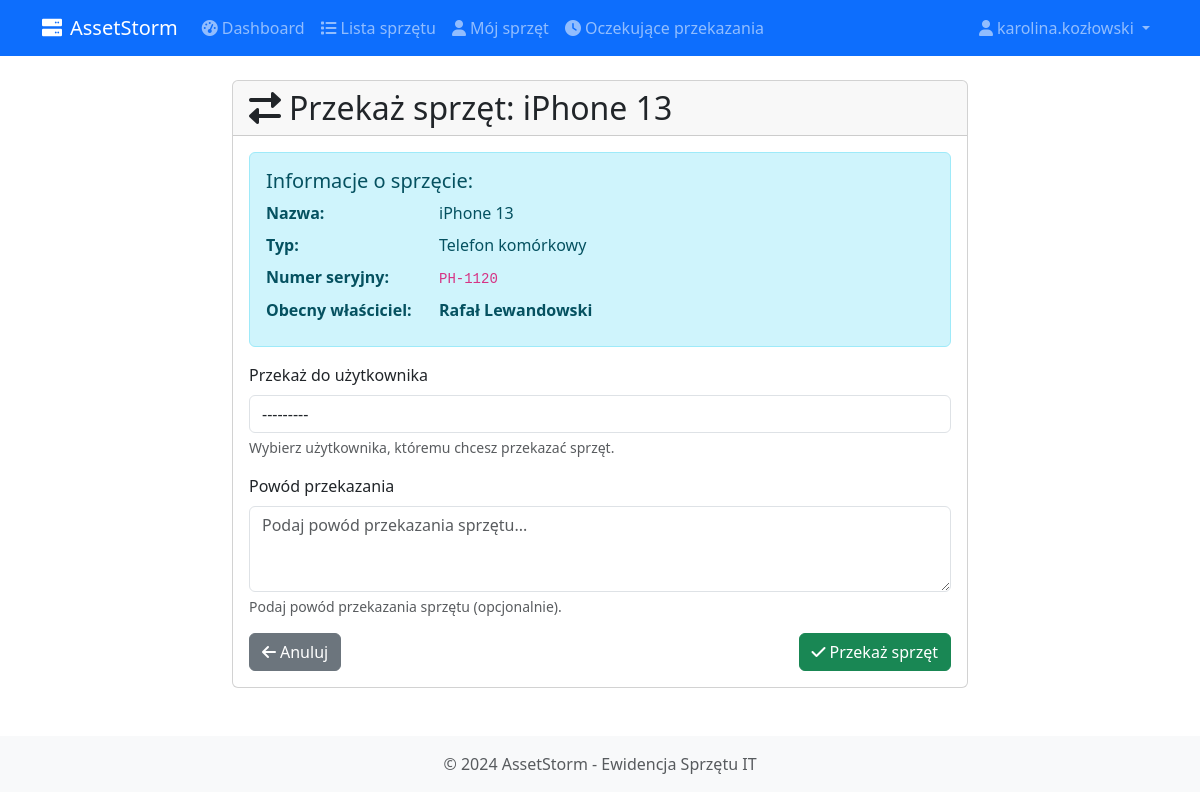
The app's page /equipment/120/transfer/ (signed in) with its own data.
### equipment/models.py (models this page shows, shortened)
class Equipment(models.Model):
    STATUS_CHOICES = [
        ('available', 'Dostępny'),
        ('in_use', 'W użyciu'),
        ('service', 'Serwis'),
        ('retired', 'Wycofany'),
    ]
    name = models.CharField('Nazwa', max_length=100)
    type = models.CharField('Typ', max_length=100)
    serial_number = models.CharField(
        'Numer seryjny', max_length=100, unique=True
    )
    invoice_number = models.CharField(
        'Numer faktury', max_length=100, blank=True, null=True
    )
    purchase_date = models.DateField('Data zakupu')
    purchase_price = models.DecimalField(
        'Cena zakupu', max_digits=10, decimal_places=2, blank=True, null=True
    )
    location = models.CharField('Lokalizacja', max_length=100)
    supplier = models.CharField('Dostawca', max_length=100, blank=True)
    warranty_end_date = models.DateField('Koniec gwarancji', blank=True, null=True)
    status = models.CharField(
        'Status', max_length=20, choices=STATUS_CHOICES, default='available'
    )
    assigned_to = models.ForeignKey(
        User,
        verbose_name='Przypisany użytkownik',
        null=True,
        blank=True,
        on_delete=models.SET_NULL,
        related_name='assigned_equipment'
    )
    notes = models.TextField('Uwagi', blank=True)
    qr_code = models.ImageField('Kod QR', upload_to='qr_codes/', blank=True, null=True)
    created_at = models.DateTimeField('Data utworzenia', auto_now_add=True)
    updated_at = models.DateTimeField('Data aktualizacji', auto_now=True)
    class Meta:
        verbose_name = 'Sprzęt'
        verbose_name_plural = 'Sprzęt'
        ordering = ['-created_at']
    def can_be_transferred(self):
        return self.status in ['available', 'in_use']

### equipment/views.py (the view)
# urls.py: path('<int:pk>/transfer/', views.equipment_transfer, name='equipment_transfer'),
@login_required
@it_staff_required
def equipment_transfer(request, pk):
    equipment = get_object_or_404(Equipment, pk=pk)
    if not can_transfer_equipment(request.user, equipment):
        messages.error(request, 'Nie możesz przekazać tego sprzętu.')
        return redirect('equipment:equipment_detail', pk=equipment.pk)
    if request.method == 'POST':
        form = EquipmentTransferForm(request.POST)
        if form.is_valid():
            transfer = form.save(commit=False)
            transfer.equipment = equipment
            transfer.from_user = equipment.assigned_to
            transfer.transferred_by = request.user
            transfer.approval_status = 'pending'  # Nowy transfer czeka na akceptację
            if not transfer.to_user:
                messages.error(request, 'Musisz wybrać użytkownika, do którego chcesz przekazać sprzęt.')
                return render(request, 'equipment/equipment_transfer.html', {
                    'form': form,
                    'equipment': equipment,
                    'title': f'Przekaż sprzęt: {equipment.name}'
                })
            transfer.save()
            to_user_name = transfer.to_user.get_full_name() or transfer.to_user.username
            messages.success(
                request,
                f'Wniosek o przekazanie sprzętu "{equipment.name}" został wysłany do użytkownika {to_user_name}. '
                f'Przekazanie zostanie zrealizowane po akceptacji przez odbiorcę.'
            )
            return redirect('equipment:equipment_detail', pk=equipment.pk)
        else:
            messages.error(request, 'Formularz zawiera błędy. Sprawdź wprowadzone dane.')
    else:
        form = EquipmentTransferForm()
    context = {
        'form': form,
        'equipment': equipment,
        'title': f'Przekaż sprzęt: {equipment.name}'
    }
    return render(request, 'equipment/equipment_transfer.html', context)

### equipment/forms.py (shortened to what this page needs)
class EquipmentTransferForm(forms.ModelForm):
    class Meta:
        model = EquipmentTransfer
        fields = ['to_user', 'reason']
        widgets = {
            'to_user': forms.Select(attrs={'class': 'form-control'}),
            'reason': forms.Textarea(
                attrs={'class': 'form-control', 'rows': 3,
                       'placeholder': 'Podaj powód przekazania sprzętu...'}
            ),
        }
    def __init__(self, *args, **kwargs):
        super().__init__(*args, **kwargs)
        self.fields['to_user'].queryset = User.objects.filter(is_active=True)
        self.fields['to_user'].label = 'Przekaż do użytkownika'
        self.fields['to_user'].required = True
        self.fields['reason'].label = 'Powód przekazania'

### equipment/templates/equipment/equipment_transfer.html (shortened to what this page needs)
{% extends 'equipment/base.html' %}
{% block content %}
<div class="row justify-content-center">
    <div class="col-md-8">
        <div class="card">
            <div class="card-header">
                <h2 class="mb-0">
                    <i class="fas fa-exchange-alt me-2"></i>{{ title }}
                </h2>
            </div>
            <div class="card-body">
                <div class="alert alert-info">
                    <h5 class="alert-heading">Informacje o sprzęcie:</h5>
                    <dl class="row mb-0">
                        <dt class="col-sm-3">Nazwa:</dt>
                        <dd class="col-sm-9">{{ equipment.name }}</dd>
                        <dt class="col-sm-3">Typ:</dt>
                        <dd class="col-sm-9">{{ equipment.type }}</dd>
                        <dt class="col-sm-3">Numer seryjny:</dt>
                        <dd class="col-sm-9"><code>{{ equipment.serial_number }}</code></dd>
                        <dt class="col-sm-3">Obecny właściciel:</dt>
                        <dd class="col-sm-9">
                            {% if equipment.assigned_to %}
                                <strong>{{ equipment.assigned_to.get_full_name|default:equipment.assigned_to.username }}</strong>
                            {% else %}
                                <span class="text-muted">Nie przypisany</span>
                            {% endif %}
                        </dd>
                    </dl>
                </div>
                <form method="post">
                    <div class="mb-3">
                        <label for="{{ form.to_user.id_for_label }}" class="form-label">
                            {{ form.to_user.label }}
                        </label>
                        {{ form.to_user }}
                        <div class="form-text">Wybierz użytkownika, któremu chcesz przekazać sprzęt.</div>
                    </div>
                    <div class="mb-3">
                        <label for="{{ form.reason.id_for_label }}" class="form-label">
                            {{ form.reason.label }}
                        </label>
                        {{ form.reason }}
                        <div class="form-text">Podaj powód przekazania sprzętu (opcjonalnie).</div>
                    </div>
                    <div class="d-flex justify-content-between">
                        <a href="{% url 'equipment:equipment_detail' equipment.pk %}" class="btn btn-secondary">
                            <i class="fas fa-arrow-left me-1"></i>Anuluj
                        </a>
                        <button type="submit" class="btn btn-success">
                            <i class="fas fa-check me-1"></i>Przekaż sprzęt
                        </button>
                    </div>
                </form>
            </div>
        </div>
    </div>
</div>
{% endblock %}

### equipment/templates/equipment/base.html (shortened to what this page needs)
<!DOCTYPE html>
<html lang="pl">
<head>
    <link href="https://cdn.jsdelivr.net/npm/bootstrap@5.3.0/dist/css/bootstrap.min.css" rel="stylesheet">
    <link href="https://cdnjs.cloudflare.com/ajax/libs/font-awesome/6.0.0/css/all.min.css" rel="stylesheet">
</head>
<body>
    <nav class="navbar navbar-expand-lg navbar-dark bg-primary">
        <div class="container">
            <a class="navbar-brand" href="{% url 'equipment:equipment_list' %}">
                <i class="fas fa-server me-2"></i>AssetStorm
            </a>
            <div class="collapse navbar-collapse" id="navbarNav">
                <ul class="navbar-nav me-auto">
                    {% if user.is_authenticated %}
                        <li class="nav-item">
                            <a class="nav-link" href="{% url 'equipment:dashboard' %}">
                                <i class="fas fa-tachometer-alt me-1"></i>Dashboard
                            </a>
                        </li>
                        <li class="nav-item">
                            <a class="nav-link" href="{% url 'equipment:equipment_list' %}">
                                <i class="fas fa-list me-1"></i>Lista sprzętu
                            </a>
                        </li>
                        <li class="nav-item">
                            <a class="nav-link" href="{% url 'equipment:my_equipment' %}">
                                <i class="fas fa-user me-1"></i>Mój sprzęt
                            </a>
                        </li>
                        <li class="nav-item">
                            <a class="nav-link" href="{% url 'equipment:pending_transfers' %}">
                                <i class="fas fa-clock me-1"></i>Oczekujące przekazania
                            </a>
                        </li>
                    {% endif %}
                </ul>
                <ul class="navbar-nav">
                    {% if user.is_authenticated %}
                        <li class="nav-item dropdown">
                            <a class="nav-link dropdown-toggle" href="#" id="navbarDropdown" role="button" data-bs-toggle="dropdown">
                                <i class="fas fa-user me-1"></i>{{ user.username }}
                            </a>
                        </li>
                    {% else %}
                        <li class="nav-item">
                            <a class="nav-link" href="{% url 'equipment:login' %}">
                                <i class="fas fa-sign-in-alt me-1"></i>Zaloguj
                            </a>
                        </li>
                    {% endif %}
                </ul>
            </div>
        </div>
    </nav>
    <main class="container mt-4">
        {% block content %}
        {% endblock %}
    </main>
    <footer class="bg-light mt-5 py-3">
        <div class="container text-center">
            <p class="text-muted mb-0">&copy; 2024 AssetStorm - Ewidencja Sprzętu IT</p>
        </div>
    </footer>
</body>
</html>

### records on screen
Equipment: name "iPhone 13", type "Telefon komórkowy", serial_number "PH-1120", assigned_to.get_full_name "Rafał Lewandowski"

### other values on screen
{{ user.username }} "karolina.kozłowski"
{{ title }} "Przekaż sprzęt: iPhone 13"
